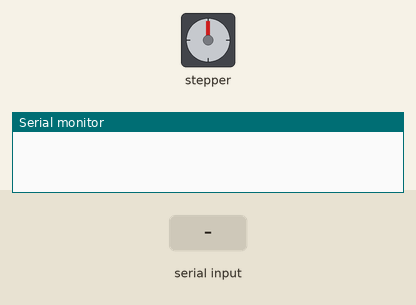
Simulated run of this sketch. Board: Arduino Uno, built with avr-gcc and run on an emulated ATmega328P. Parts: stepper motor, the last lines printed to the serial monitor. The test bench sets the inputs (shaded band). Stepper angles assume 500 steps per turn.

Above: at 1.2 s.
1.3 s: "90,45\n" received over Serial
At 1.45 s:
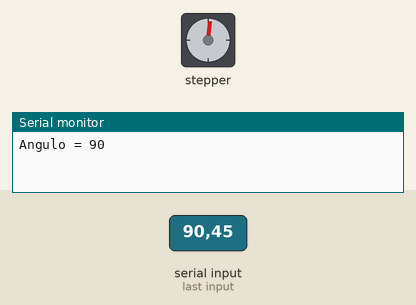
At 3.4 s:
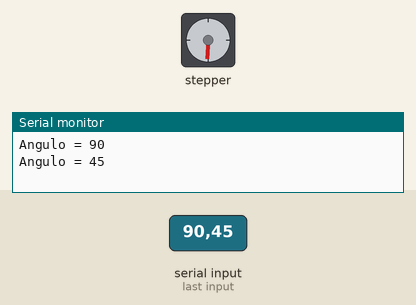
4.3 s: "30,150\n" received over Serial
At 6.8 s:
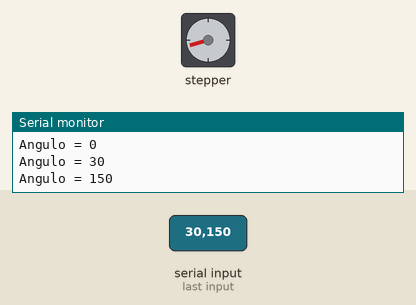
7.3 s: "90\n" received over Serial
At 7.53 s:
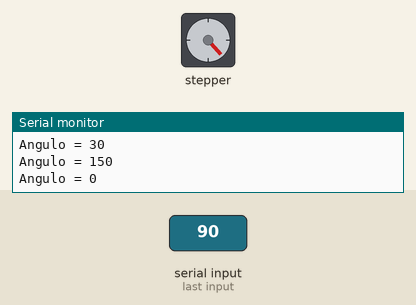
10.3 s: "200\n" received over Serial
13.3 s: "90,45\n" received over Serial
16.3 s: "200\n" received over Serial
Timing chart, 0 to 20.3 s (numbered marks = the images above; inputs shaded):
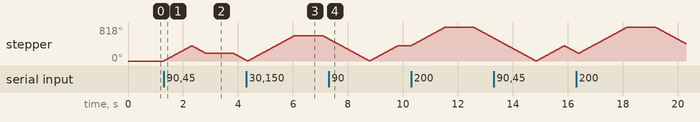

Measured:
- after the input at 1.3 s, stepper: turns 367° clockwise in 1.0 s, then 184° counter-clockwise in 0.50 s, then 165° counter-clockwise in 0.44 s

The sketch:

Pratica25_Motor_Passo_BlueTooth_Angulo.ino
```cpp
#include <Stepper.h>

#define STEPS 500

Stepper passos(STEPS, 8, 10, 9, 11);
int graus=0;
int ultimo=0;

void setup()
{
  Serial.begin(9600);
  passos.setSpeed(60);
}
void loop()
{
   if (Serial.available()>0){   // Se hover bits disponvel
    graus = Serial.parseInt(); // Retorna o primeiro número inteiro do buffer serial

    Serial.print("Angulo = ");
    Serial.println(graus);

    graus = map(graus,0,360,0,2047);
    passos.step(graus-ultimo);
    ultimo=graus;
  }
}
```
